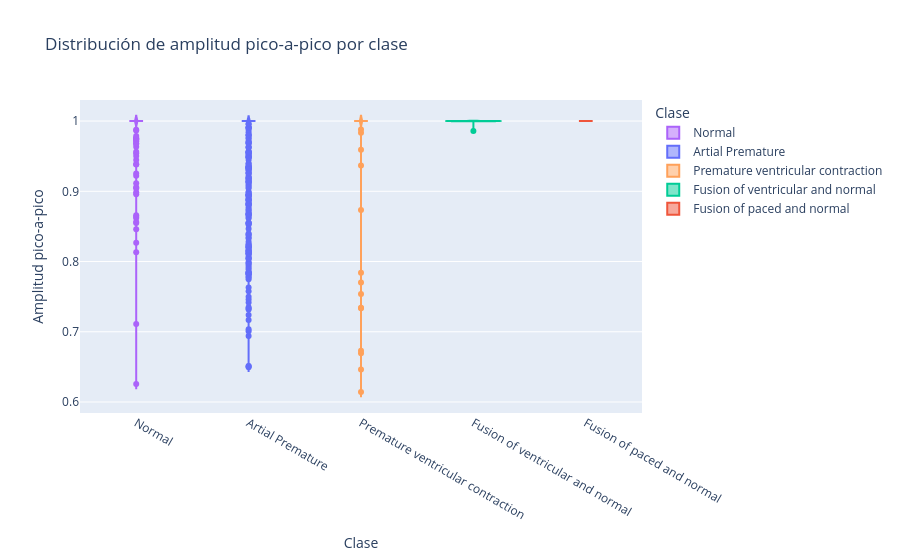

The cell this chart's notebook holds for it:
### Code cell
summary = analyze_ecg_amplitude_by_class(train_data, label_col='label', plot=True)

### Figure 1 — Plotly figure (JSON) as saved in the notebook; plotly's stock layout.template omitted (floating-point values rounded to 4 significant figures; data arrays with more than 128 entries replaced by an {"elided": "..."} marker saying what was removed)
{"data": [{"alignmentgroup": "True", "box": {"visible": true}, "hovertemplate": "Clase=%{x}<br>Amplitud pico-a-pico=%{y}<extra></extra>", "legendgroup": "Normal", "marker": {"color": "#AB63FA"}, "name": "Normal", "offsetgroup": "Normal", "orientation": "v", "points": "outliers", "scalegroup": "True", "showlegend": true, "type": "violin", "x": {"elided": "72471 str values"}, "x0": " ", "xaxis": "x", "y": {"elided": "72471 float values"}, "y0": " ", "yaxis": "y"}, {"alignmentgroup": "True", "box": {"visible": true}, "hovertemplate": "Clase=%{x}<br>Amplitud pico-a-pico=%{y}<extra></extra>", "legendgroup": "Artial Premature", "marker": {"color": "#636EFA"}, "name": "Artial Premature", "offsetgroup": "Artial Premature", "orientation": "v", "points": "outliers", "scalegroup": "True", "showlegend": true, "type": "violin", "x": {"elided": "2223 str values"}, "x0": " ", "xaxis": "x", "y": {"elided": "2223 float values"}, "y0": " ", "yaxis": "y"}, {"alignmentgroup": "True", "box": {"visible": true}, "hovertemplate": "Clase=%{x}<br>Amplitud pico-a-pico=%{y}<extra></extra>", "legendgroup": "Premature ventricular contraction", "marker": {"color": "#FFA15A"}, "name": "Premature ventricular contraction", "offsetgroup": "Premature ventricular contraction", "orientation": "v", "points": "outliers", "scalegroup": "True", "showlegend": true, "type": "violin", "x": {"elided": "5788 str values"}, "x0": " ", "xaxis": "x", "y": {"elided": "5788 float values"}, "y0": " ", "yaxis": "y"}, {"alignmentgroup": "True", "box": {"visible": true}, "hovertemplate": "Clase=%{x}<br>Amplitud pico-a-pico=%{y}<extra></extra>", "legendgroup": "Fusion of ventricular and normal", "marker": {"color": "#00CC96"}, "name": "Fusion of ventricular and normal", "offsetgroup": "Fusion of ventricular and normal", "orientation": "v", "points": "outliers", "scalegroup": "True", "showlegend": true, "type": "violin", "x": {"elided": "641 str values"}, "x0": " ", "xaxis": "x", "y": {"elided": "641 float values"}, "y0": " ", "yaxis": "y"}, {"alignmentgroup": "True", "box": {"visible": true}, "hovertemplate": "Clase=%{x}<br>Amplitud pico-a-pico=%{y}<extra></extra>", "legendgroup": "Fusion of paced and normal", "marker": {"color": "#EF553B"}, "name": "Fusion of paced and normal", "offsetgroup": "Fusion of paced and normal", "orientation": "v", "points": "outliers", "scalegroup": "True", "showlegend": true, "type": "violin", "x": {"elided": "6431 str values"}, "x0": " ", "xaxis": "x", "y": {"elided": "6431 float values"}, "y0": " ", "yaxis": "y"}], "layout": {"legend": {"title": {"text": "Clase"}, "tracegroupgap": 0}, "title": {"text": "Distribución de amplitud pico-a-pico por clase"}, "violinmode": "overlay", "xaxis": {"anchor": "y", "categoryarray": ["Normal", "Artial Premature", "Premature ventricular contraction", "Fusion of ventricular and normal", "Fusion of paced and normal"], "categoryorder": "array", "domain": [0, 1], "title": {"text": "Clase"}}, "yaxis": {"anchor": "x", "domain": [0, 1], "title": {"text": "Amplitud pico-a-pico"}}}}
